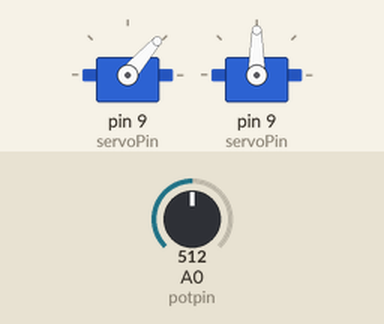
Recording of a sketch running on a simulated Arduino Uno, built with avr-gcc and run on an emulated ATmega328P. Parts: 2 × servo. The inputs (shaded band) are chosen by the test bench; at power-on: A0 (potpin) = 512.

Above: at 6.2 s.
6.3 s: A0 (potpin) set to 716
At 11.0 s:
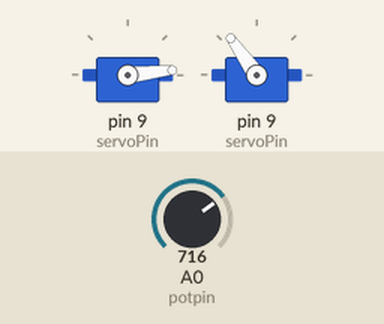
13.5 s: A0 (potpin) set to 900
At 16.43 s:
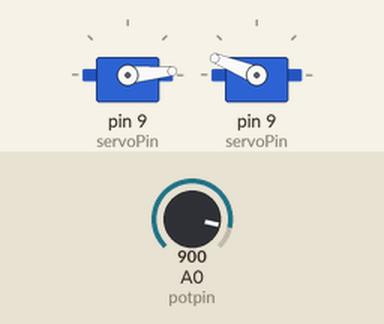
20.0 s: A0 (potpin) set to 1023
At 21.86 s:
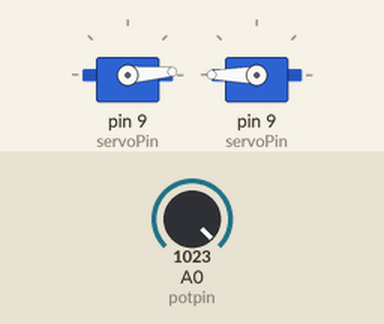
26.5 s: A0 (potpin) set to 306
At 27.29 s:
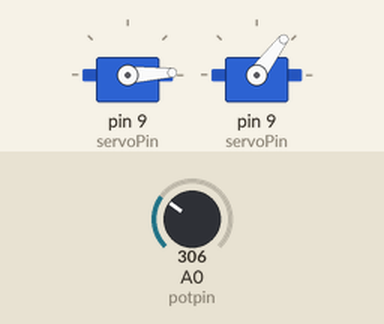
33.0 s: A0 (potpin) set to 170
At 38.14 s:
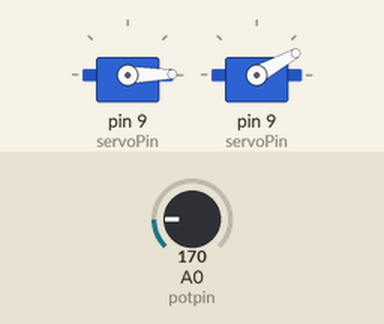
Timing chart, 0 to 48.9 s (numbered marks = the images above; inputs shaded):
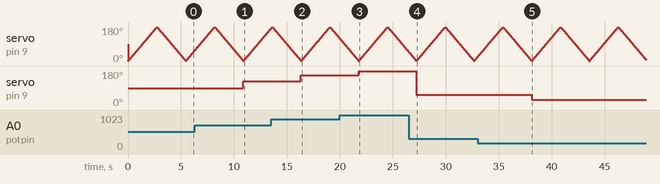

The sketch:

servo_motor.ino
```cpp
#include <Servo.h>
int servoPin = 9; //
int potpin = A0; //
int val; //variable to read the value from the analog pin

Servo servo; //create Servo object
Servo myservo; // create servo object to control a servo

int angle = 0;

void setup() {
  // put your setup code here, to run once:
  servo.attach(servoPin);
  myservo.attach(servoPin); //attach the servo on pin 9 to the servo object
}

void loop() {
  // put your main code here, to run repeatedly:
  val = analogRead(potpin); //reads the value of the potentiometer (value between 0 and 1023)
  val = map(val, 0, 1023, 0, 180); //scale it to use it with the servo (value between 0 to 180)
  myservo.write(val); //the servo position according to the scaled value
  delay(15); //waits for the servo to get there (this is required)

  //rotate from 0 to 180 degrees
  for(angle = 0; angle < 180; angle++)
  {
    servo.write(angle);
    delay(15);    //wait for servo to reach target pos.
  }

  //now scan back from 180 to 0 degrees
  for(angle = 180; angle > 0; angle--)
  {
    servo.write(angle);
    delay(15);
  }
}
```

Measured:
- after the input at 6.3 s, servo on pin 9 (servoPin): 90° → 125° after 4.6 s
- after the input at 13.5 s, servo on pin 9 (servoPin): 125° → 158° after 2.8 s
- after the input at 20.0 s, servo on pin 9 (servoPin): 158° → 180° after 1.8 s
- after the input at 26.5 s, servo on pin 9 (servoPin): 180° → 53° after 0.71 s
- after the input at 33.0 s, servo on pin 9 (servoPin): 53° → 29° after 5.1 s
